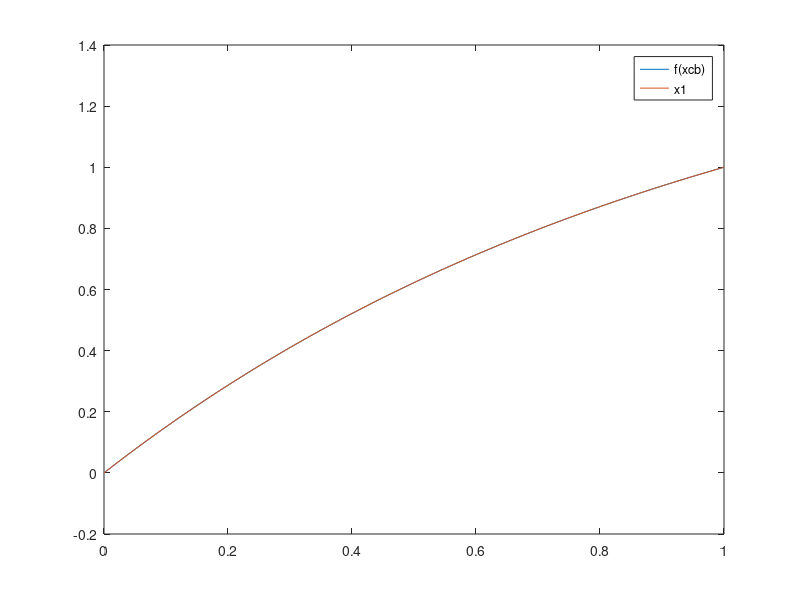

The MATLAB script that drew this image:
% Comentar cuando modo funcion = off
%function v = test20230331(h)
% Sintaxis
% v = test20230331(h);
% Parametros internos
% N              cantidad de nodos                       
% a0             nodo inicial
% b0             nodo final
% h = (b0-a0)/N  tamanho de celda 1D
% lambda         parametro de la ecuacion dif.
% alpha          parametro de la cond. de Robin
% beta           parametro de la cond. de Robin
% epsilon        vertical shift para mejor visualizacion

a0 = 0;
b0 = 1;

% % Test 1 (comentar si Test 2 = ON)
% N = 100; h = (b0-a0)/N;

% Test 2
h = 0.005; % cambiar a 0.20, 0.10, 0.05
N = (b0 - a0) / h;

% Condiciones de Robin
lambda = -1;
alpha = -exp(lambda);
beta = (exp(lambda) - 1)/ lambda;

% Funciones de prueba (ver mimeticos_tesis_2022.pdf, cap 3)
% Funcion RHS
F  = @(x) lambda*lambda*exp(lambda*x)/(exp(lambda)-1);
% Funcion solucion de la ED
f  = @(x) (exp(lambda*x)-1)/(exp(lambda)-1);

% Matriz gradiente G
G = zeros(N+1, N+2);
G(1,1:3) = [-8/3 3 -1/3];
for i=2:N
    G(i, i:i+1) = [-1 1];
end
G(N+1, N:N+2) = [1/3 -3 8/3];
G = (1/h)*G;

% Matriz divergencia D
D = zeros(N, N+1);
for i = 1:N
    D(i, i:i+1) = [-1 1];
end
D = (1/h)*D;

% Matriz L
L = zeros(N+2, N+2);
L(2:N+1, :) = D*G;

% Matriz divergencia ampliada Dt, o "D tilde";
Dt = zeros(N+2, N+1);
Dt(2:N+1, :) = D;

% Matriz del producto escalar P1 (trapecio)
P1 = zeros(N+1);
P1(1,1) = 1/2;
P1(N+1, N+1) = 1/2;
P1(2:N, 2:N) = eye(N-1);

% Matriz del producto escalar P2 (simpson?)
P2 = zeros(N+1);
P2(1,1) = 3/8;
P2(2,2) = 9/8;
P2(N, N) = 9/8;
P2(N+1, N+1) = 3/8;
P2(3:N-1, 3:N-1) = eye(N-3);

% Matriz B1
B1 = zeros(N+2, N+1);
B1(1,1)= -1;
B1(N+2, N+1) = 1;
B11 = B1*G;

% Matriz B2
B2 = Dt + G' * P2;
B2 = h*B2;
B22 = B2*G;

% RHS b
b = zeros(N+2,1);
b(1,1) = -1;
b(N+2,1) = 0;
xi = i*h;
for i = 2:N+1
    b(i,1) = F((i-1-1/2)*h);
end

% Matriz A
A = zeros(N+2, N+2);
A(1,1) = 1;
A(N+2, N+2) = 1;

% Matriz LHS # 1
A1 = alpha*A + beta*B1*G + L;
cond=condest(A1);

% Matriz LHS # 2
A2 = alpha*A + beta*B2*G + L;

% Sistema lineal # 1
%        [L,U] = ilu(sparse(A1),struct('type','ilutp','droptol',1e-6));
%        M=L*U; 
%        A1=M\A1; b=M\b;
%x1 = A1\b;
%x1 = inv(A1)*b;
%m=N/2;

 %tStart=tic;
%[x1,flag1,resgmres1,ITER1,resvec1] = gmres(A1,b,10,1e-9,1000);
[x1,flag1,resgmres1,ITER1,resvec1] = bicgstab(A1,b,1e-9,1000);
%time =toc(tStart)

% Sistema lineal # 2
%x2 = A2\b;
%x2 = inv(A2)*b;


% Shift x2 hacia arriba para mejor visualizacion
% for i = 1:size(x2,1)
%     x2(i,1) = x2(i,1); %+ epsilon; % quitar el epsilon si es necesario
% end

% Grid: xcb = valores de x en los nodos y en la frontera
xcb = zeros(1, N+2);
xcb(1,1) = a0;
xcb(1,N+2) = b0;
for i = 2:N+1
    xcb(1,i) = a0 + (i-1-1/2)*h;
end
xcb = xcb';

% Plot
figure(1)
ylim([0 1])
plot(xcb, f(xcb), xcb, x1)
legend('f(xcb)', 'x1')

% Medir error RMSE, ver Tesis
% e1 = xcb(2:N+1) - x1(2:N+1);
% e2 = xcb(2:N+1) - x2(2:N+1);
%e1 = xcb - x1;
f_xcb=f(xcb);
e1 = f_xcb - x1;
error=norm(e1);
error_relativo=norm(e1)/norm(f_xcb);
%e2 = xcb - x2;
%e11 = e1.*e1;
%e22 = e2.*e2;
%av1 = mean(e11);
%av2 = mean(e22);
%rmse1 = sqrt(e11);
ecm = immse(f_xcb,x1); %Error cuadratico medio
%rmse2 = sqrt(av2);

% Imprimir resultados
% fprintf('m = %f\n', m)

fprintf('h = %f\n', h)
%fprintf('av1 = %f\n', av1)
%fprintf('av2 = %f\n', av2)
%fprintf('rmse1 = %f\n', rmse1)
fprintf('ecm = %f\n', ecm)
fprintf('error = %f\n', error)
fprintf('error_relativo = %f\n', error_relativo)


fprintf('cond = %f\n', cond)

%v = [h av1 av2 rmse1 rmse2];
